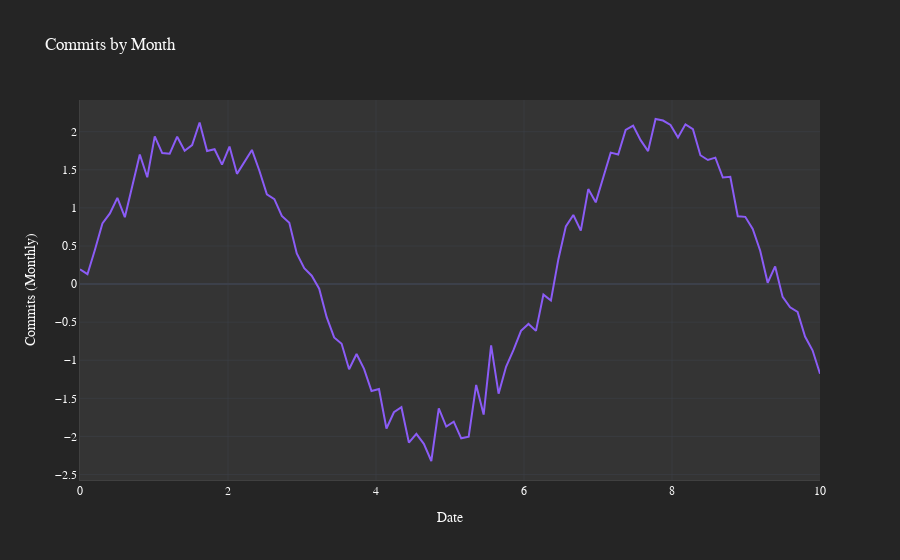

Write notebook code for a chart like this one.
### Code cell
fig = plot_df(
        df = df, 
        title = "Commits by Month", 
        theme = "dark", 
        x_col = "ts", 
        y_cols = ["p"], 
        x_axis_title = "Date", 
        y_axis_title = "Commits (Monthly)"
    ).show()
print(fig)

### Figure 1 — Plotly figure (JSON) as saved in the notebook; plotly's stock layout.template omitted (floating-point values rounded to 4 significant figures)
{"data": [{"line": {"color": "#8b5cf6"}, "mode": "lines", "name": "p", "type": "scatter", "x": [0.0, 0.101, 0.202, 0.303, 0.404, 0.5051, 0.6061, 0.7071, 0.8081, 0.9091, 1.01, 1.111, 1.212, 1.313, 1.414, 1.515, 1.616, 1.717, 1.818, 1.919, 2.02, 2.121, 2.222, 2.323, 2.424, 2.525, 2.626, 2.727, 2.828, 2.929, 3.03, 3.131, 3.232, 3.333, 3.434, 3.535, 3.636, 3.737, 3.838, 3.939, 4.04, 4.141, 4.242, 4.343, 4.444, 4.545, 4.646, 4.747, 4.848, 4.949, 5.051, 5.152, 5.253, 5.354, 5.455, 5.556, 5.657, 5.758, 5.859, 5.96, 6.061, 6.162, 6.263, 6.364, 6.465, 6.566, 6.667, 6.768, 6.869, 6.97, 7.071, 7.172, 7.273, 7.374, 7.475, 7.576, 7.677, 7.778, 7.879, 7.98, 8.081, 8.182, 8.283, 8.384, 8.485, 8.586, 8.687, 8.788, 8.889, 8.99, 9.091, 9.192, 9.293, 9.394, 9.495, 9.596, 9.697, 9.798, 9.899, 10.0], "y": [0.1938, 0.1298, 0.4504, 0.7958, 0.9274, 1.131, 0.8775, 1.301, 1.701, 1.401, 1.938, 1.72, 1.712, 1.934, 1.75, 1.825, 2.121, 1.747, 1.77, 1.569, 1.806, 1.447, 1.61, 1.76, 1.487, 1.178, 1.114, 0.8936, 0.8059, 0.4015, 0.209, 0.1099, -0.06078, -0.4348, -0.7005, -0.783, -1.119, -0.9178, -1.113, -1.403, -1.378, -1.896, -1.682, -1.616, -2.081, -1.966, -2.098, -2.322, -1.631, -1.871, -1.806, -2.025, -2.003, -1.324, -1.713, -0.8058, -1.439, -1.086, -0.8639, -0.6145, -0.5238, -0.6145, -0.1381, -0.2147, 0.3268, 0.7575, 0.9073, 0.7022, 1.247, 1.073, 1.4, 1.725, 1.7, 2.024, 2.081, 1.889, 1.745, 2.167, 2.146, 2.09, 1.925, 2.096, 2.033, 1.691, 1.628, 1.659, 1.399, 1.409, 0.8904, 0.8824, 0.7223, 0.4385, 0.01724, 0.2319, -0.1688, -0.3058, -0.3649, -0.6892, -0.8696, -1.177]}], "layout": {"font": {"color": "#fafafa", "family": "Source Code Pro, monospace", "size": 12}, "legend": {"bgcolor": "#343434", "bordercolor": "#404040", "font": {"color": "#fafafa"}, "orientation": "h", "x": 0.5, "xanchor": "center", "y": -0.25, "yanchor": "bottom"}, "paper_bgcolor": "#252525", "plot_bgcolor": "#343434", "title": {"text": "Commits by Month"}, "xaxis": {"gridcolor": "#3c404a", "gridwidth": 0.5, "linecolor": "#404040", "showgrid": true, "tickcolor": "#404040", "tickfont": {"color": "#fafafa"}, "title": {"font": {"color": "#fafafa"}, "text": "Date"}, "zerolinecolor": "#3c404a"}, "yaxis": {"gridcolor": "#3c404a", "gridwidth": 0.5, "linecolor": "#404040", "showgrid": true, "tickcolor": "#404040", "tickfont": {"color": "#fafafa"}, "title": {"font": {"color": "#fafafa"}, "text": "Commits (Monthly)"}, "zerolinecolor": "#3c404a"}}}
